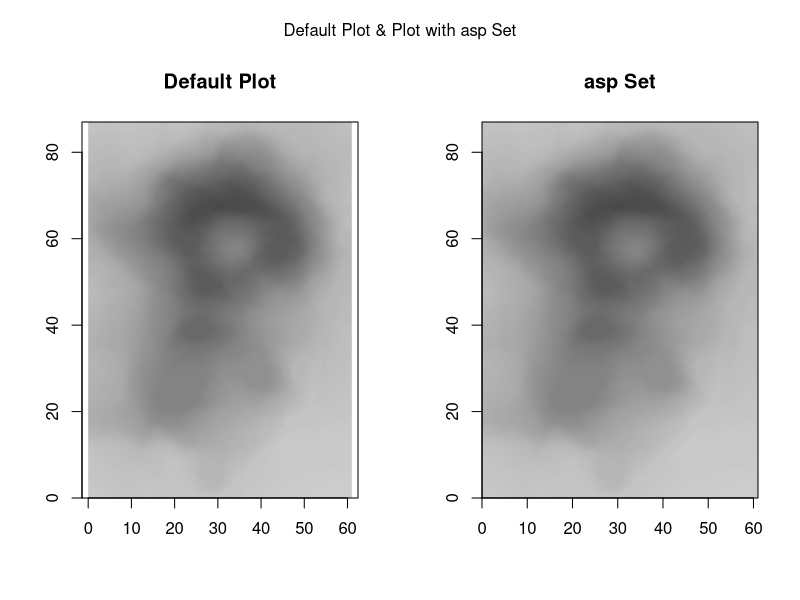

This figure's R source:
par( mfrow=c( 1, 2 ), oma=c( 0, 0, 2, 0 ) )

plot( 
  as.raster( 
    250-volcano, 
    max=195 
  ) 
)
{ box(); axis(1); axis(2) }
title( 
  "Default Plot"
)
plot( 
  as.raster( 
    250-volcano, 
    max=195 
  ),
  asp=
    ( par( "pin" )[ 2 ]/87 )/
    ( par( "pin" )[ 1 ]/61 ) 
)
{ box(); axis(1); axis(2) }
title( 
  "asp Set"
)
mtext( 
  "Default Plot & Plot with asp Set", 
  outer=TRUE, 
  font=1, 
  side=3 
)

par( mfrow=c( 1, 1 ), oma=c( 0, 0, 0, 0 ) )
